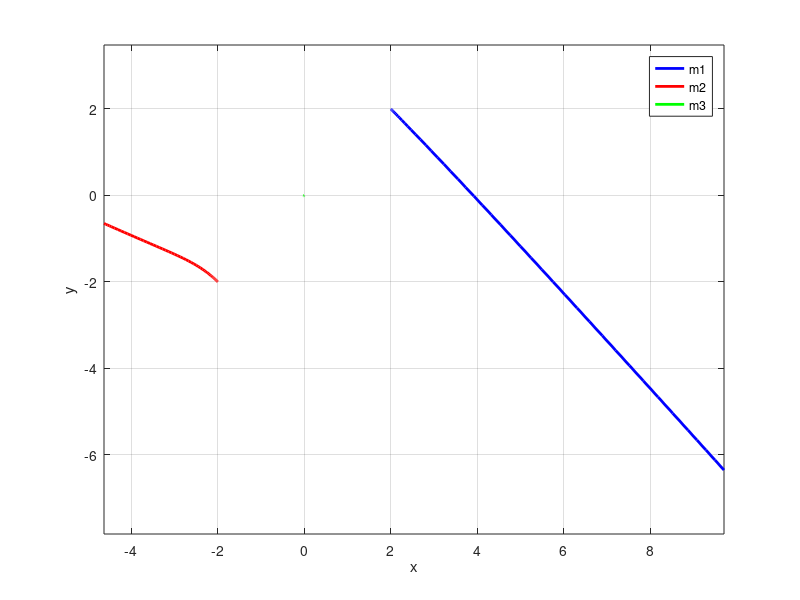

Source code (MATLAB):
clc;clear;
G = 1;        
m1 = 0.3;     
m2 = 0.03;    
m3 = 0.03;    
odefun = @(t, Y) [
    Y(3); % x1' = vx1
    Y(4); % y1' = vy1
    Y(7); % x2' = vx2
    Y(8); % y2' = vy2
    Y(11); % x3' = vx3
    Y(12); % y3' = vy3
    -G * m2 * (Y(1) - Y(5)) / ((Y(1) - Y(5))^2 + (Y(2) - Y(6))^2)^1.5 - G * m3 * (Y(1) - Y(9)) / ((Y(1) - Y(9))^2 + (Y(2) - Y(10))^2)^1.5; % vx1'
    -G * m2 * (Y(2) - Y(6)) / ((Y(1) - Y(5))^2 + (Y(2) - Y(6))^2)^1.5 - G * m3 * (Y(2) - Y(10)) / ((Y(1) - Y(9))^2 + (Y(2) - Y(10))^2)^1.5; % vy1'
    -G * m1 * (Y(1) - Y(5)) / ((Y(1) - Y(5))^2 + (Y(2) - Y(6))^2)^1.5 - G * m3 * (Y(5) - Y(9)) / ((Y(5) - Y(9))^2 + (Y(6) - Y(10))^2)^1.5;  % vx2'
    -G * m1 * (Y(2) - Y(6)) / ((Y(1) - Y(5))^2 + (Y(2) - Y(6))^2)^1.5 - G * m3 * (Y(6) - Y(10)) / ((Y(5) - Y(9))^2 + (Y(6) - Y(10))^2)^1.5; % vy2'
    -G * m1 * (Y(1) - Y(9)) / ((Y(1) - Y(9))^2 + (Y(2) - Y(10))^2)^1.5 - G * m2 * (Y(5) - Y(9)) / ((Y(5) - Y(9))^2 + (Y(6) - Y(10))^2)^1.5; % vx3'
    -G * m1 * (Y(2) - Y(10)) / ((Y(1) - Y(9))^2 + (Y(2) - Y(10))^2)^1.5 - G * m2 * (Y(6) - Y(10)) / ((Y(5) - Y(9))^2 + (Y(6) - Y(10))^2)^1.5; % vy3'
];
tspan = [0 9];
y0 = [2; 2; 0; 0; -2; -2; 0.2; -0.2; 0; 0; -0.2; 0.2];
[t, Y] = ode45(odefun, tspan, y0);
plot(Y(:,1), Y(:,2), 'b', 'LineWidth', 2);  % 物体1轨迹
hold on;
plot(Y(:,5), Y(:,6), 'r', 'LineWidth', 2);  % 物体2轨迹
plot(Y(:,9), Y(:,10), 'g', 'LineWidth', 2); % 物体3轨迹
xlabel('x');
ylabel('y');
legend('m1', 'm2', 'm3');
grid on;
axis equal;